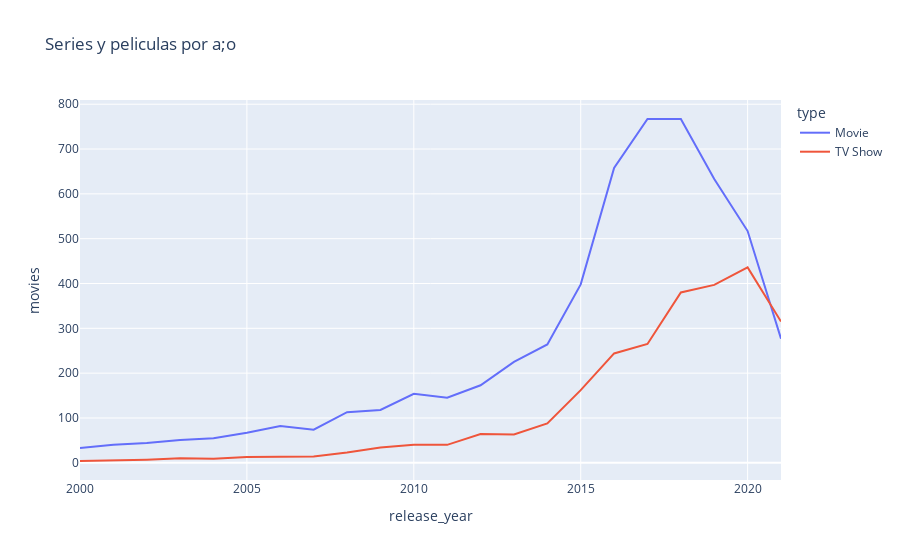

Notebook code cell kept with this figure:
### Code cell
#Grafico de lineas
#Numero de peliculas y series por a;o
# Uso de Plotly.bar
fig = px.line(df_movies_year_type, x = "release_year", y="movies", title="Series y peliculas por a;o", color="type")
fig.show()

### Figure 1 — Plotly figure (JSON) as saved in the notebook; plotly's stock layout.template omitted (floating-point values rounded to 4 significant figures)
{"data": [{"hovertemplate": "type=Movie<br>release_year=%{x}<br>movies=%{y}<extra></extra>", "legendgroup": "Movie", "line": {"color": "#636efa", "dash": "solid"}, "marker": {"symbol": "circle"}, "mode": "lines", "name": "Movie", "orientation": "v", "showlegend": true, "type": "scatter", "x": [2000, 2001, 2002, 2003, 2004, 2005, 2006, 2007, 2008, 2009, 2010, 2011, 2012, 2013, 2014, 2015, 2016, 2017, 2018, 2019, 2020, 2021], "xaxis": "x", "y": [33, 40, 44, 51, 55, 67, 82, 74, 113, 118, 154, 145, 173, 225, 264, 398, 658, 767, 767, 633, 517, 277], "yaxis": "y"}, {"hovertemplate": "type=TV Show<br>release_year=%{x}<br>movies=%{y}<extra></extra>", "legendgroup": "TV Show", "line": {"color": "#EF553B", "dash": "solid"}, "marker": {"symbol": "circle"}, "mode": "lines", "name": "TV Show", "orientation": "v", "showlegend": true, "type": "scatter", "x": [2000, 2001, 2002, 2003, 2004, 2005, 2006, 2007, 2008, 2009, 2010, 2011, 2012, 2013, 2014, 2015, 2016, 2017, 2018, 2019, 2020, 2021], "xaxis": "x", "y": [4, 5, 7, 10, 9, 13, 14, 14, 23, 34, 40, 40, 64, 63, 88, 162, 244, 265, 380, 397, 436, 315], "yaxis": "y"}], "layout": {"legend": {"title": {"text": "type"}, "tracegroupgap": 0}, "title": {"text": "Series y peliculas por a;o"}, "xaxis": {"anchor": "y", "domain": [0, 1], "title": {"text": "release_year"}}, "yaxis": {"anchor": "x", "domain": [0, 1], "title": {"text": "movies"}}}}
